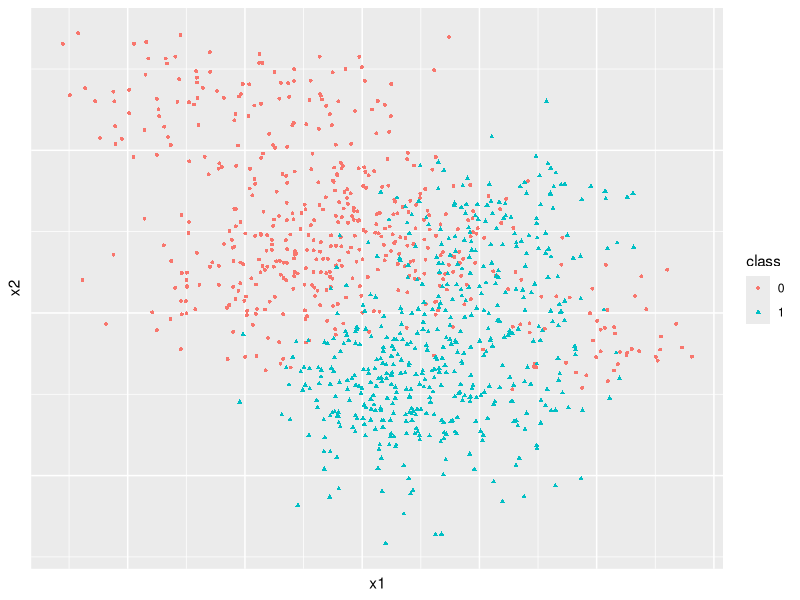
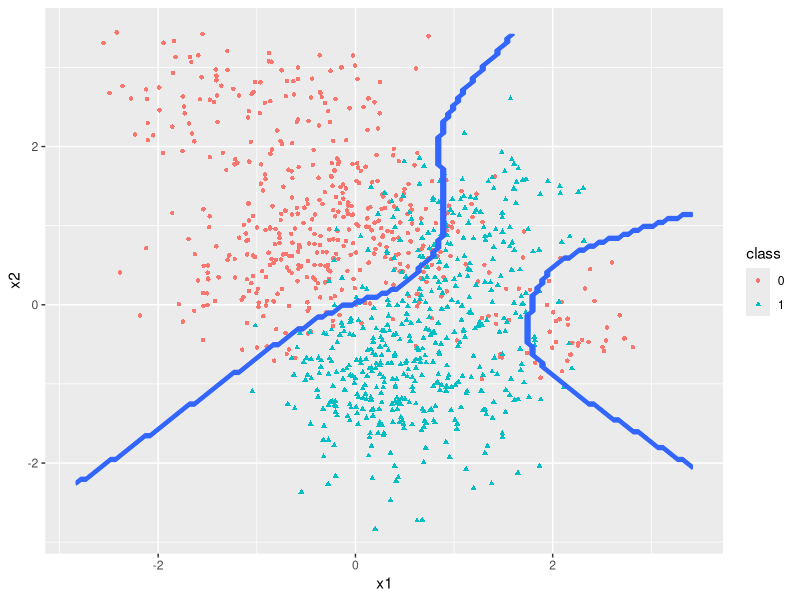

Source code (R) for these figures, in order:
################################################################################
# Load library
################################################################################
library(MASS) #mvrnorm
library(ggplot2) #plot

set.seed(123)
################################################################################
# Simulate data
################################################################################
# Draw 10 means for each class from a bivariate Gaussian distribution with 
# mu_0 = (0, 1) and mu_1 = (1, 0), and sigma_0 = sigma_1 = I (2x2)
sigma <- diag(2) #identity matrix 2x2
mu_sample_0 <- mvrnorm(n = 10, mu = c(0, 1), Sigma = sigma) #class 0
mu_sample_1 <- mvrnorm(n = 10, mu = c(1, 0), Sigma = sigma) #class 1 

# For each class, we draw 100 observations by (1) randomly selecting 1 in 10 above 
# means, and (2) generate a bivariate Gaussian distribution with the selected mean 
# and the covariance matrix I/5 (2x2).
generate_obs <- function(class_means, class_name, size, sigma) {
  sample_idx <- sample(1:10, size = size, replace = T) #randomly select the index
  sample_means <- class_means[sample_idx, ] #get the corresponding means by index
  obs <- t(apply(sample_means, 1, function(x) mvrnorm(n = 1, mu = x, Sigma = sigma)))
  obs <- cbind(obs, c(class_name)) #add class name to df
  obs <- as.data.frame(obs)
  names(obs) <- c("x1", "x2", "class")
  return (obs)
}

data_sample_0 <- generate_obs(mu_sample_0, class_name = 0, size = 500, #class 0
                              sigma = sigma/5)
data_sample_1 <- generate_obs(mu_sample_1, class_name = 1, size = 500, #class 1
                              sigma = sigma/5)
dt <- rbind(data_sample_0, data_sample_1) 
dt$class <- as.factor(as.character(dt$class))

# Plot
ggplot(data = dt, mapping = aes(x = x1, y = x2, colour = class, shape = class)) +
  geom_point(size = 1.0) +
  theme(axis.text = element_blank(),
        axis.ticks = element_blank())

################################################################################
# Construct the Bayes decision boundary
################################################################################
# Calculate P(x_i|y = 1) - P(x_i|y = 0)
range_of_x <- c(min(dt[, 1:2]), max(dt[, 1:2]))
points <- seq(range_of_x[1], range_of_x[2], 0.05)
grid <- expand.grid(points, points) # define a grid that covers the plot
err_vect <- vector() # vector that accumulates P(x_i|y = 1) - P(x_i|y = 0)

grid <- as.matrix(grid) 
for (i in 1:nrow(grid)) {
  x <- grid[i, ]
  x_err_0 <- 0
  x_err_1 <- 0
  for (j in 1:10) {
    m_0 <- mu_sample_0[j, ]
    x_err_0 <- x_err_0 + exp(-0.5 * t(x - m_0) %*% solve(sigma/5) %*% (x - m_0))
  }
  for (j in 1:10) {
    m_1 <- mu_sample_1[j, ]
    x_err_1 <- x_err_1 + exp(-0.5 * t(x - m_1) %*% solve(sigma/5) %*% (x - m_1))
  }
  x_err <- x_err_0 - x_err_1 
  err_vect <- c(err_vect, x_err)
}

grid <- as.data.frame(grid) #convert to df to store results
grid$prob <- err_vect # P(x_i|y = 1) - P(x_i|y = 0)
pred <- ifelse(grid$prob >= 0, 1, 0) # predict by following bayesian decision rule
grid$pred <- pred # add predicted class to df

ggplot() +
  geom_point(data = dt, mapping = aes(x = x1, y = x2, colour = class, shape = class), size = 1.2) +
  geom_contour(data = grid, mapping = aes(x = Var1, y = Var2, z = pred), size = 0.6) +
  geom_contour(binwidth = 0.0001)

################################################################################
# Compute the Bayes error rate
################################################################################
